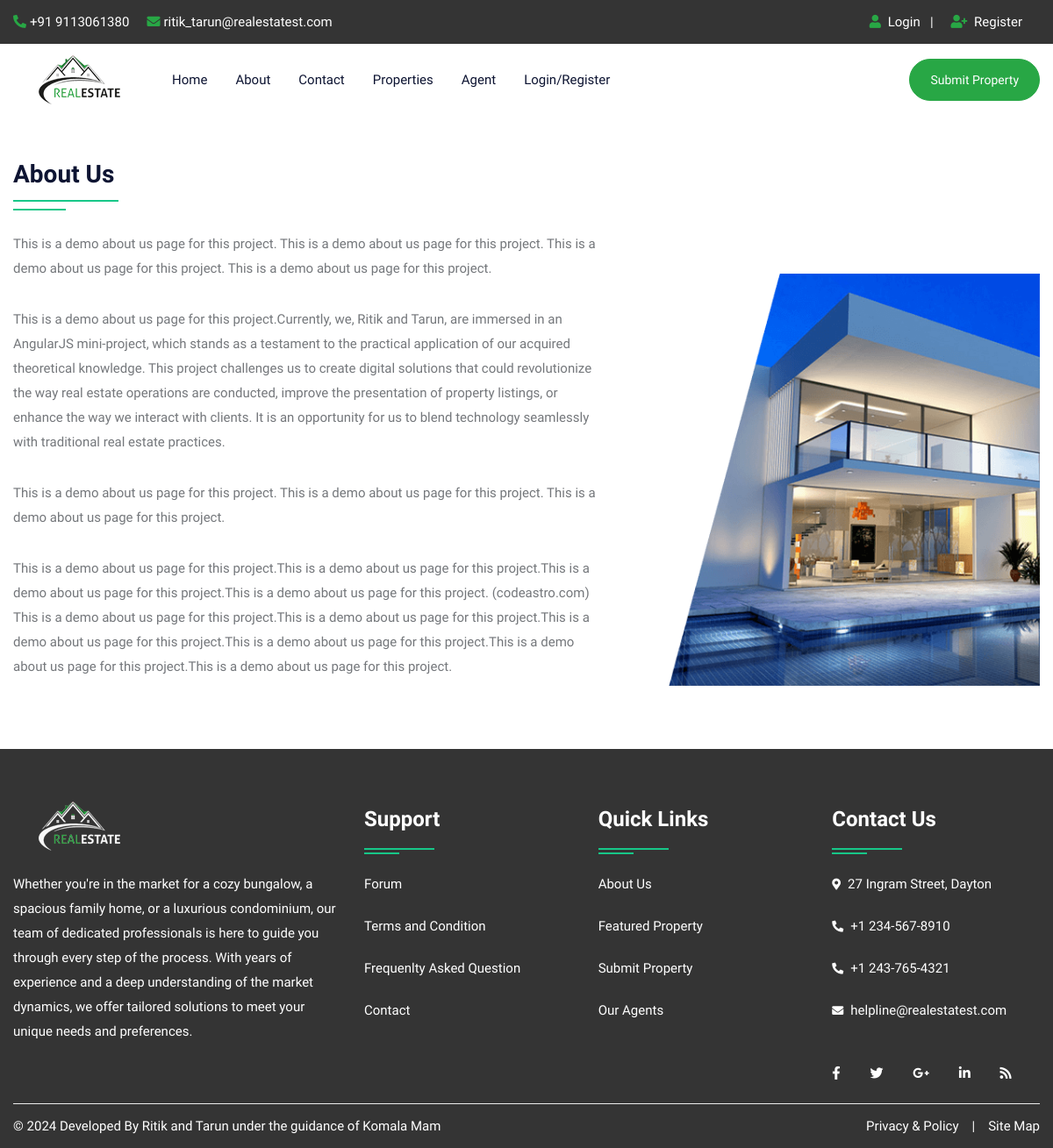
The page /about.php on the database as committed earlier.
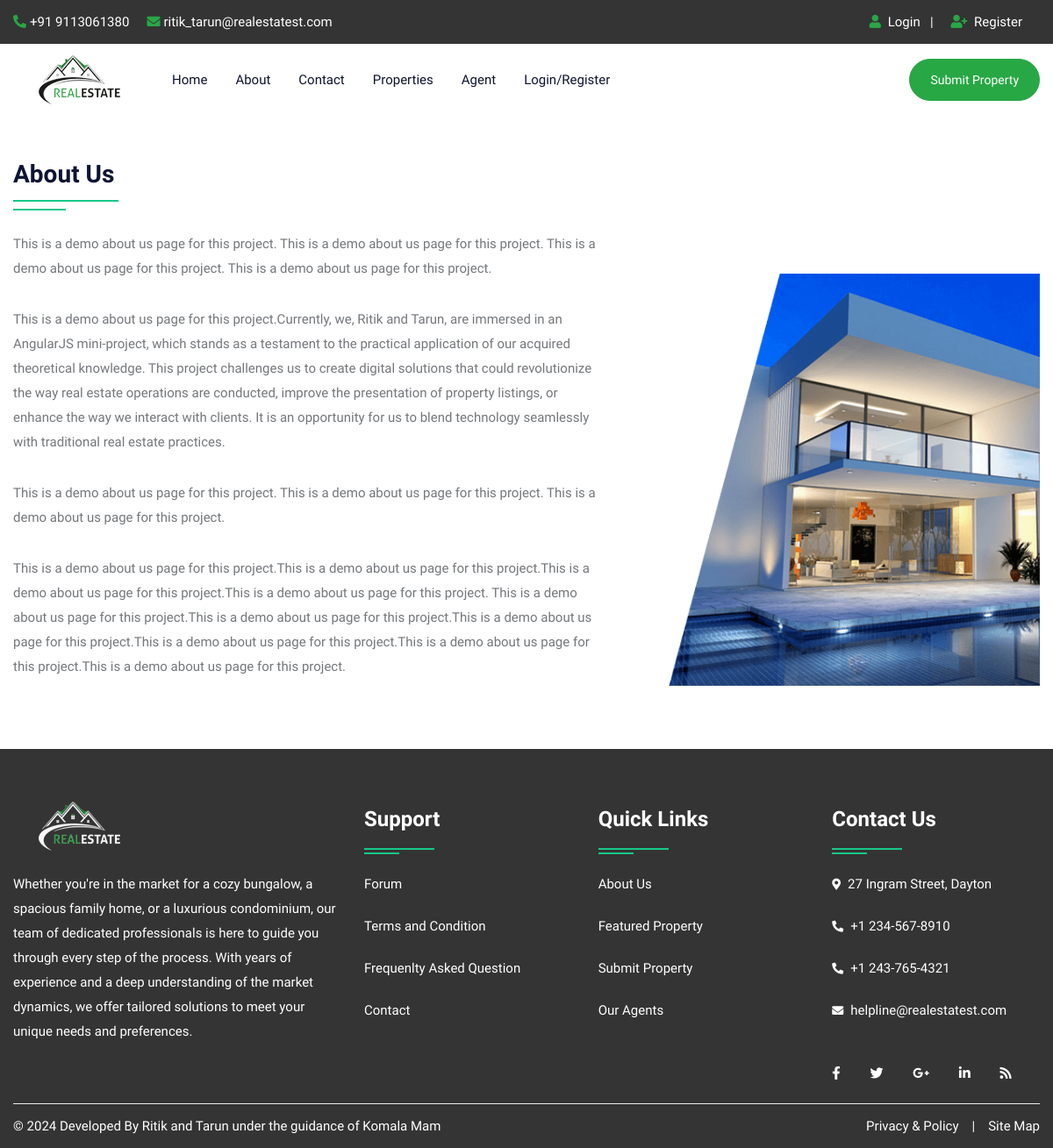
The same page on the database as committed later.
### tables this page shows
CREATE TABLE `about` (
  `id` int(10) NOT NULL,
  `title` varchar(100) NOT NULL,
  `content` longtext NOT NULL,
  `image` varchar(300) NOT NULL
);

### about.php (the view, shortened to what this page needs)
<!DOCTYPE html>
<html lang="en">
<head>
<link rel="stylesheet" type="text/css" href="css/bootstrap.min.css">
<link rel="stylesheet" type="text/css" href="css/bootstrap-slider.css">
<link rel="stylesheet" type="text/css" href="css/jquery-ui.css">
<link rel="stylesheet" type="text/css" href="css/layerslider.css">
<link rel="stylesheet" type="text/css" href="css/color.css" id="color-change">
<link rel="stylesheet" type="text/css" href="css/owl.carousel.min.css">
<link rel="stylesheet" type="text/css" href="css/font-awesome.min.css">
<link rel="stylesheet" type="text/css" href="fonts/flaticon/flaticon.css">
<link rel="stylesheet" type="text/css" href="css/style.css">
</head>
<body>
<div id="page-wrapper">
    <div class="row">
		<?php include("include/header.php");?>
        <div class="full-row">
            <div class="container">
				<?php
					$query=mysqli_query($con,"SELECT * FROM about");
					while($row=mysqli_fetch_array($query))
					{
				?>
				<div class="row">
                    <div class="col-md-12 col-lg-12">
                        <h3 class="double-down-line-left text-secondary position-relative pb-4 mb-4"><?php echo $row['1'];?></h3>
                    </div>
                </div>
                <div class="row about-company">
                    <div class="col-md-12 col-lg-7">
                        <div class="about-content">
                            <?php echo $row['2'];?>
                        </div>
                    </div>
                    <div class="col-md-12 col-lg-5 mt-5">
                        <div class="about-img"> <img src="admin/upload/<?php echo $row['3'];?>" alt="about image"> </div>
                    </div>
                </div>
				<?php } ?>
            </div>
        </div>
		<?php include("include/footer.php");?>
</div>
</body>
</html>

### include/header.php (shortened to what this page needs)
<header id="header" class="transparent-header-modern fixed-header-bg-white w-100">
            <div class="top-header bg-secondary">
                <div class="container">
                    <div class="row">
                        <div class="col-md-8">
                            <ul class="top-contact list-text-white  d-table">
                                <li><a href="#"><i class="fas fa-phone-alt text-success mr-1"></i>+91 9113061380</a></li>
                                <li><a href="#"><i class="fas fa-envelope text-success mr-1"></i>ritik_tarun@realestatest.com</a></li>
                            </ul>
                        </div>
                        <div class="col-md-4">
                            <div class="top-contact float-right">
                                <ul class="list-text-white d-table">
								<li><i class="fas fa-user text-success mr-1"></i>
								<?php  if(isset($_SESSION['uemail']))
								{ ?>
								<a href="logout.php">Logout</a>&nbsp;&nbsp;<?php } else { ?>
								<a href="login.php">Login</a>&nbsp;&nbsp;
								| </li>
								<li><i class="fas fa-user-plus text-success mr-1"></i><a href="register.php"> Register</li><?php } ?>
								</ul>
                            </div>
                        </div>
                    </div>
                </div>
            </div>
            <div class="main-nav secondary-nav hover-success-nav py-2">
                <div class="container">
                    <div class="row">
                        <div class="col-lg-12">
                            <nav class="navbar navbar-expand-lg navbar-light p-0"> <a class="navbar-brand position-relative" href="index.php"><img class="nav-logo" src="images/logo/restatelg.png" alt=""></a>
                                <div class="collapse navbar-collapse" id="navbarSupportedContent">
                                    <ul class="navbar-nav mr-auto">
                                        <li class="nav-item dropdown"> <a class="nav-link" href="index.php" role="button" aria-haspopup="true" aria-expanded="false">Home</a></li>
										<li class="nav-item"> <a class="nav-link" href="about.php">About</a> </li>
                                        <li class="nav-item"> <a class="nav-link" href="contact.php">Contact</a> </li>
                                        <li class="nav-item"> <a class="nav-link" href="property.php">Properties</a> </li>
                                        <li class="nav-item"> <a class="nav-link" href="agent.php">Agent</a> </li>
										<?php  if(isset($_SESSION['uemail']))
										{ ?>
										<li class="nav-item dropdown">
											<a class="nav-link dropdown-toggle" href="#" role="button" data-toggle="dropdown" aria-haspopup="true" aria-expanded="false">My Account</a>
											<ul class="dropdown-menu">
												<li class="nav-item"> <a class="nav-link" href="profile.php">Profile</a> </li>
												<li class="nav-item"> <a class="nav-link" href="feature.php">Your Property</a> </li>
												<li class="nav-item"> <a class="nav-link" href="logout.php">Logout</a> </li>
											</ul>
                                        </li>
										<?php } else { ?>
										<li class="nav-item"> <a class="nav-link" href="login.php">Login/Register</a> </li>
										<?php } ?>
                                    </ul>
									<a class="btn btn-success d-none d-xl-block" style="border-radius:30px;" href="submitproperty.php">Submit Property</a>
                                </div>
                            </nav>
                        </div>
                    </div>
                </div>
            </div>
        </header>

### include/footer.php
<footer class="full-row bg-secondary p-0">
            <div class="container">
                <div  class="row">
                    <div class="col-lg-12">
                        <div class="divider py-40">
                            <div class="row">
                                <div class="col-md-12 col-lg-4">
                                    <div class="footer-widget mb-4">
                                        <div class="footer-logo mb-4"> <a href="#"><img class="logo-bottom" src="images/logo/restatelg_white.png" alt="image"></a> </div>
                                        <p class="pb-20 text-white">Whether you're in the market for a cozy bungalow, a spacious family home, or a luxurious condominium, our team of dedicated professionals is here to guide you through every step of the process. With years of experience and a deep understanding of the market dynamics, we offer tailored solutions to meet your unique needs and preferences.</p>
                                        </div>
                                </div>
                                <div class="col-md-12 col-lg-8">
                                    <div class="row">
                                        <div class="col-md-4 col-lg-4">
                                            <div class="footer-widget footer-nav mb-4">
                                                <h4 class="widget-title text-white double-down-line-left position-relative">Support</h4>
                                                <ul class="hover-text-primary">
                                                    <li><a href="#" class="text-white">Forum</a></li>
                                                    <li><a href="#" class="text-white">Terms and Condition</a></li>
                                                    <li><a href="#" class="text-white">Frequenlty Asked Question</a></li>
                                                    <li><a href="contact.php" class="text-white">Contact</a></li>
                                                </ul>
                                            </div>
                                        </div>
                                        <div class="col-md-4 col-lg-4">
                                            <div class="footer-widget footer-nav mb-4">
                                                <h4 class="widget-title text-white double-down-line-left position-relative">Quick Links</h4>
                                                <ul class="hover-text-primary">
                                                    <li><a href="about.php" class="text-white">About Us</a></li>
                                                    <li><a href="#" class="text-white">Featured Property</a></li>
                                                    <li><a href="#" class="text-white">Submit Property</a></li>
                                                    <li><a href="agent.php" class="text-white">Our Agents</a></li>
                                                </ul>
                                            </div>
                                        </div>
                                        <div class="col-md-4 col-lg-4">
                                            <div class="footer-widget">
                                                <h4 class="widget-title text-white double-down-line-left position-relative">Contact Us</h4>
                                                <ul class="text-white">
                                                    <li class="hover-text-primary"><i class="fas fa-map-marker-alt text-white mr-2 font-13 mt-1"></i>27 Ingram Street, Dayton</li>
                                                    <li class="hover-text-primary"> <i class="fas fa-phone-alt text-white mr-2 font-13 mt-1"></i>+1 234-567-8910</li>
													<li class="hover-text-primary"> <i class="fas fa-phone-alt text-white mr-2 font-13 mt-1"></i>+1 243-765-4321</li>
                                                    <li class="hover-text-primary"><i class="fas fa-envelope text-white mr-2 font-13 mt-1"></i>helpline@realestatest.com</li>
                                                </ul>
                                            </div>
                                            <div class="footer-widget media-widget mt-4 text-white hover-text-primary"> <a href="#"><i class="fab fa-facebook-f"></i></a> <a href="#"><i class="fab fa-twitter"></i></a> <a href="#"><i class="fab fa-google-plus-g"></i></a> <a href="#"><i class="fab fa-linkedin-in"></i></a> <a href="#"><i class="fas fa-rss"></i></a> </div>
                                        </div>
                                    </div>
                                </div>
                            </div>
                        </div>
                    </div>
                </div>
                <div class="row copyright">
                    <div class="col-sm-6"> <span class="text-white">© <?php echo date('Y');?> Developed By Ritik and Tarun under the guidance of Komala Mam</span> </div>
                    <div class="col-sm-6">
                        <ul class="line-menu text-white hover-text-primary float-right">
                            <li><a href="#">Privacy & Policy</a></li>
                            <li>|</li>
                            <li><a href="#"> Site Map</a></li>
                        </ul>
                    </div>
                </div>
            </div>
        </footer>

### css/color.css (style rules this page uses)
:root { --theme-ordinary-color: #74777b; }
:root { --theme-primary-color: #17c788; }
:root { --theme-secondary-color: #0d1432; }
:root { --theme-white-color: #fff; }
:root { --theme-light-color: #f8f8f8; }
:root { --theme-gray-color: #f5f5f5; }
:root { --theme-footer-color: #091b4b; }
:root { --theme-dark-color: #091b4b; }
:root { --text-light-color: #a3a7af; }
:root { --theme-primary-opacity-color: rgba(11, 191, 141, .8); }
:root { --theme-secondary-opacity-color: rgba(13,20,50,0.7); }
:root { --theme-white-opacity-color: rgba(255, 255, 255, 0.3); }
:root { --theme-dark-opacity-color: rgba(0, 0, 0, 0.5); }
:root { --theme-ordinary-font: 'Muli', sans-serif; }
:root { --theme-highlight-font: 'Comfortaa', cursive; }

Rows that differ between the two databases and show on the page:
changed about "About Us": content "…page for this project. (codeastro.com) This is a demo…" → "…page for this project. This is a demo…"
